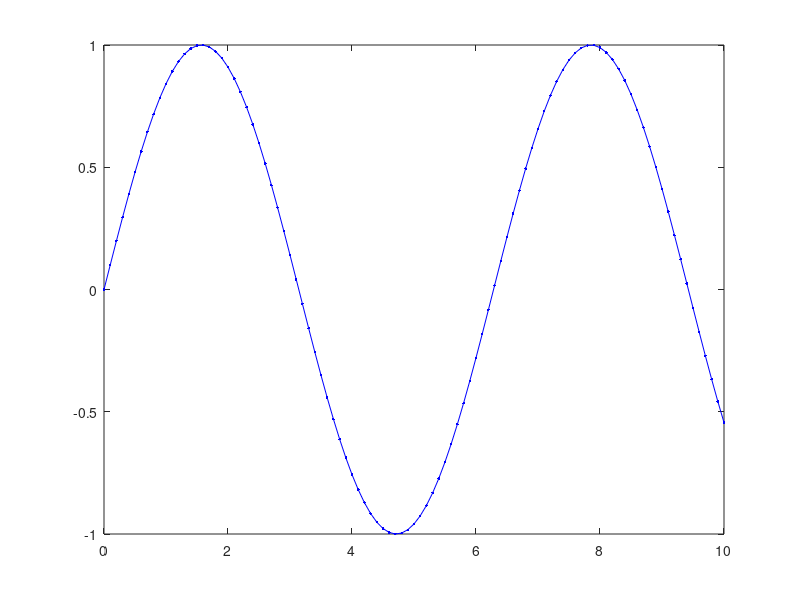

MATLAB code for this plot: (Note: this script raises an error after producing the figure.)
clear
close 
clc

%
% Exemplo personalização plots - Sessão 2
% João Inácio, 22nd Mar 2021
%

x = 0:0.1:10;
y = sin(x);
plot(x, y, '.-b')

title("Função Seno", "sin(x)")

legend("sin(x)", 'location', "best")

xlabel("x")
ylabel("sin(x)")

